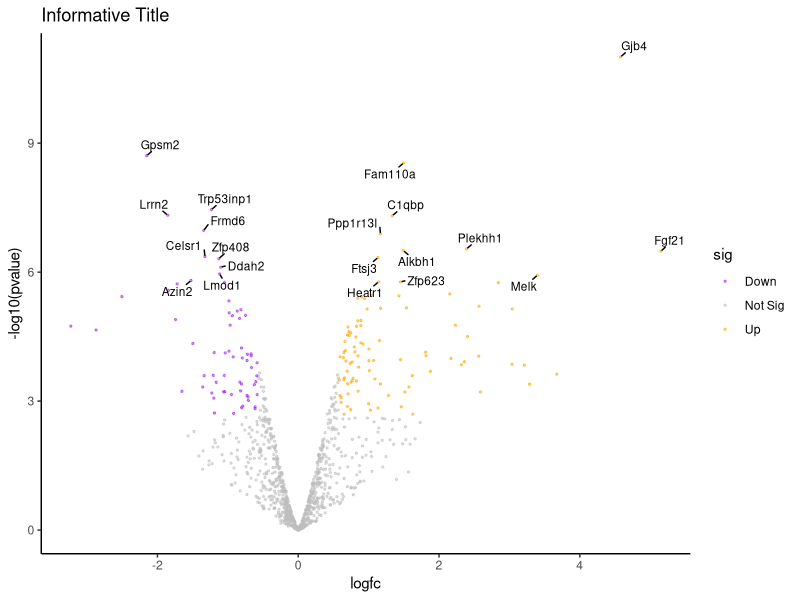

This chart was generated by the following R code:
# Load packages -----------------------------------------------------------

suppressPackageStartupMessages({
  library(dplyr)
  library(ggplot2)
  library(ggrepel)
})


# Import data  ------------------------------------------------------------

results <- read.csv("pregnant_lactate_sample.csv", sep="\t")


# Format data  ------------------------------------------------------------

# Create columns from the column numbers specified
results <- results %>% mutate(fdr = .[[8]],
                              pvalue = .[[7]],
                              logfc = .[[4]],
                              labels = .[[2]])

# Get names for legend
down <- unlist(strsplit('Down,Not Sig,Up', split = ","))[1]
notsig <- unlist(strsplit('Down,Not Sig,Up', split = ","))[2]
up <- unlist(strsplit('Down,Not Sig,Up', split = ","))[3]

# Set colours
# colours <- setNames(c("cornflowerblue", "grey", "firebrick"), c(down, notsig, up))
colours <- setNames(c("purple", "grey", "orange"), c(down, notsig, up))

# Create significant (sig) column
results <- mutate(results, sig = case_when(
  fdr < 0.01 & logfc > 0.58 ~ up,
  fdr < 0.01 & logfc < -0.58 ~ down,
  TRUE ~ notsig))


# Specify genes to label --------------------------------------------------

# Get top genes by P value
top <- slice_min(results, order_by = pvalue, n = 20)

# Extract into vector
toplabels <- pull(top, labels)

# Label just the top genes in results table
results <- mutate(results, labels = ifelse(labels %in% toplabels, labels, ""))


# Create plot -------------------------------------------------------------

# Set up base plot
p <- ggplot(data = results, aes(x = logfc, y = -log10(pvalue))) +
  geom_point(aes(colour = sig), size = 0.5, alpha=0.5) +
  scale_color_manual(values = colours) +
  theme(panel.grid.major = element_blank(),
        panel.grid.minor = element_blank(),
        panel.background = element_blank(),
        axis.line = element_line(colour = "black"),
        legend.key = element_blank())

# Add gene labels
p <- p + geom_text_repel(data = filter(results, labels != ""), aes(label = labels), size = 3,
                         min.segment.length = 0,
                         max.overlaps = Inf,
                         show.legend = FALSE)






# Set legend title
p <- p + labs(title="Informative Title")

# Print plot
print(p)


# R and Package versions -------------------------------------------------
sessionInfo()
